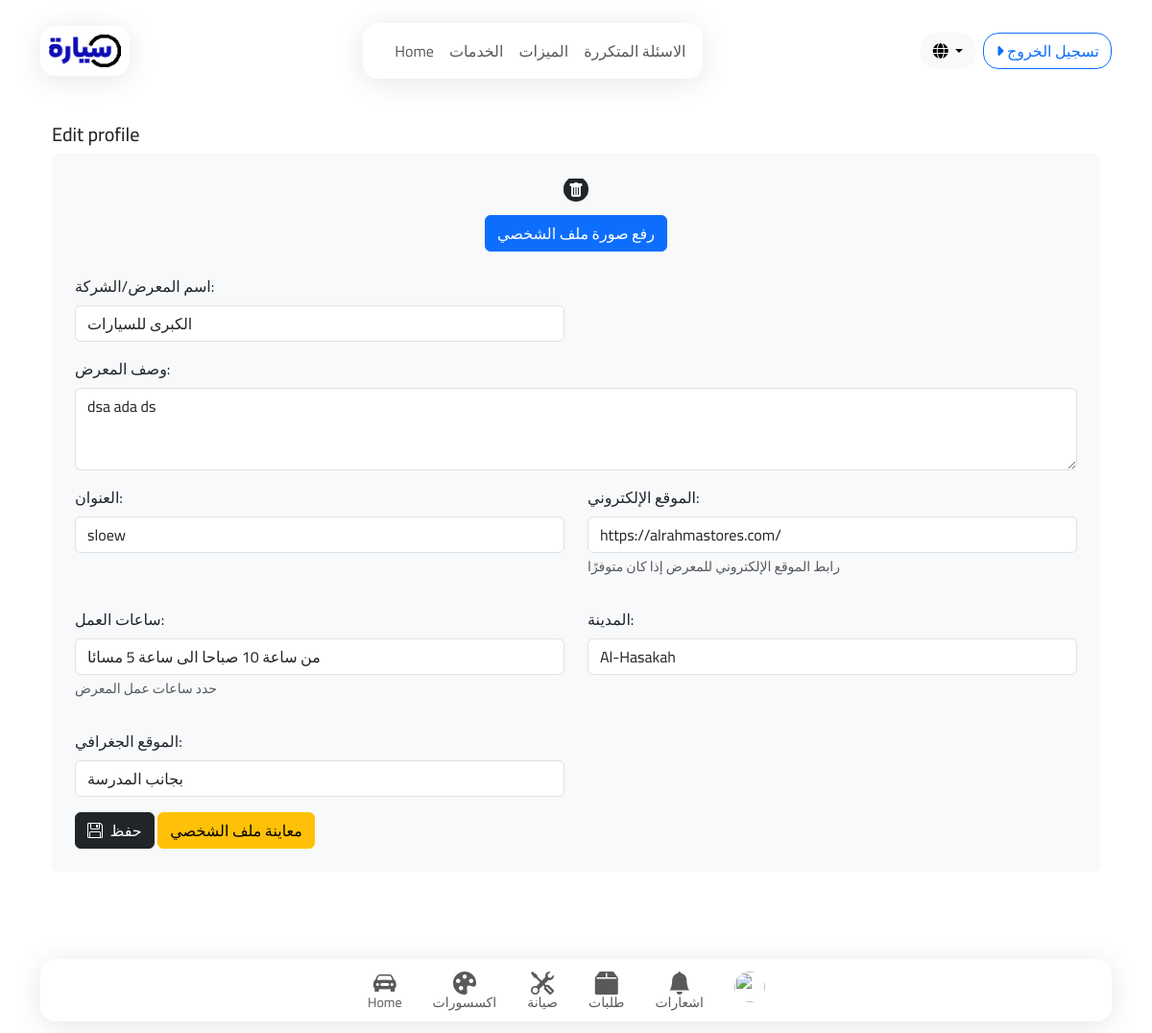
The page /en-us/accounts/EditDealerProfile (signed in) on the database its author committed.
### accounts/models.py (models this page shows, shortened)
class DealerProfile(models.Model):
    user = models.OneToOneField(User, on_delete=models.CASCADE, verbose_name="المستخدم")
    dealer_name = models.CharField(max_length=255, verbose_name="اسم المعرض/الشركة")
    description = models.TextField(verbose_name="وصف المعرض", blank=True, null=True)
    address = models.CharField(max_length=255, verbose_name="العنوان", blank=True, null=True)
    img_base64 = models.TextField(null=True)
    website = models.URLField(verbose_name="الموقع الإلكتروني", blank=True, null=True)
    opening_hours = models.CharField(max_length=50, verbose_name="ساعات العمل", blank=True, null=True)
    city = models.CharField(max_length=100, verbose_name="المدينة", null=True)
    location = models.CharField(max_length=255, verbose_name="الموقع الجغرافي", blank=True, null=True)
    registration_date = models.DateTimeField(auto_now_add=True, verbose_name="تاريخ التسجيل", null=True)
    is_active = models.BooleanField(default=True, verbose_name="نشط")

### accounts/views.py (the view, shortened to what this page needs)
# urls.py: path('EditDealerProfile', views.EditDealerProfile, name='EditDealerProfile'),
def EditDealerProfile(request):
    user = request.user
    try:dealerprofile = user.dealerprofile
    except:dealerprofile=None
    if dealerprofile:
        user_form = EditDealerProfileModelForm(instance=dealerprofile)
        return render(request, 'accounts/profile/EditDealerProfile.html', {'user_form':user_form})

### templates/accounts/profile/EditDealerProfile.html (shortened to what this page needs)
{% extends "customer_base.html" %}
{% load static %}
{% block heads %}
<link rel="stylesheet" href="https://cdnjs.cloudflare.com/ajax/libs/croppie/2.6.5/croppie.min.css" />
{% endblock heads %}
{% block sheri %}
<div class="container p-4 ">
    <h5>Edit profile</h5>
    <form class="bg-body-tertiary p-4 rounded FormAuto" id="project_form" method="post" enctype="multipart/form-data">
        <div class="text-center">
            {% if user.dealerprofile.img_base64 %}
            <div id="cropped-result">
              <div class="carousel-item-content position-relative d-inline-block rounded-circle overflow-hidden" id="cropped-result">
                <i class="bi bi-trash-fill position-absolute fixed-bottom bg-dark text-light" role="button" onclick="CarouselOnclickRemove()"></i>
              </div>
            </div>
            {% endif %}
        </div>
        <button type="button" class="btn btn-primary mt-2 mb-4" style="margin: auto;display: block;" data-bs-toggle="modal" data-bs-target="#cropImagePop">
            رفع صورة ملف الشخصي
        </button>
        <div class="row row-cols-1 row-cols-md-2">
            {% for field in user_form %}
            {% if field.field.widget.input_type != 'hidden' %}
                {{ field.label_tag }} {{ field }}
                {% if field.help_text %}
                    <p class="help form-text" id="{{ field.auto_id }}_helptext">
                    {{ field.help_text|safe }}
                    </p>
                {% endif %}
            {% else %}
            {{ field }}
            {% endif %}
            {% endfor %}
        </div>
        <button type="submit" class="btn btn-dark">
            <i class="bi bi-floppy me-1"></i>
            حفظ
        </button>
        <a class="btn btn-warning" href="{% url 'ViewDealerProfile' request.user.id %}">معاينة ملف الشخصي</a>
    </form>
</div>
<div class="py-4"></div>
{% endblock %}

### sayyar/static/css/pages/base.css (style rules this page uses)
body { padding-top: 3.5rem }

### rows shown on the page
DealerProfile: user_form "الكبرى للسيارات" "dsa ada ds" "sloew" "https://alrahmastores.com/" "من ساعة 10 صباحا الى ساعة 5 مسائا" "Al-Hasakah" "بجانب المدرسة"

### other values the page prints
{{ field.label_tag }} "اسم المعرض/الشركة:" "وصف المعرض:" "العنوان:" "الموقع الإلكتروني:" "ساعات العمل:" "المدينة:" "الموقع الجغرافي:"
{{ field.help_text|safe }} "رابط الموقع الإلكتروني للمعرض إذا كان متوفرًا" "حدد ساعات عمل المعرض"
